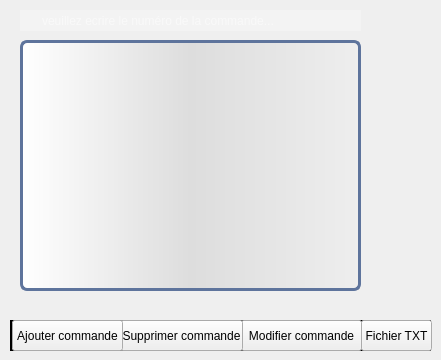
    <widget class="QWidget" name="page_9">
     <widget class="QTableView" name="tabcommande">
      <property name="geometry">
       <rect>
        <x>20</x>
        <y>40</y>
        <width>341</width>
        <height>251</height>
       </rect>
      </property>
      <property name="styleSheet">
       <string notr="true">QTableView {border: 3px solid #5E749C;text-align: top;padding: 4px;border-radius: 7px;border-bottom-left-radius: 7px;background: QLinearGradient( x1: 0, y1: 0, x2: 1, y2: 0,stop: 0 #fff, stop: 1 #eee,stop: 0.5 #ddd,stop: 1 #eee );width: 15px;}
QTableView::item:focus{selection-background-color: yellow;}
QScrollBar:vertical{ width: 35px; background: none; /* only these sort effect about width ...*/}
QScrollBar::handle:vertical{ border: 3px solid #5E749C;text-align: top;padding: 4px;border-radius: 5px; border-bottom-left-radius: 5px;background: QLinearGradient( x1: 0, y1: 0, x2: 1, y2: 0,stop: 0 #fff, stop: 1 #eee,stop: 0.5 #ddd,stop: 1 #eee ); width: 25px; min-height: 20px; max-height: 25px; /*these sort no effect*/ }
QScrollBar::add-page:vertical {border: 3px solid red;text-align: top;padding: 4px;border-radius: 5px; border-bottom-left-radius: 5px;background:  red; /* adding width: xx px; sorting no effect .. why? */}
QScrollBar::sub-page:vertical {border: 3px solid green;text-align: top;padding: 4px;border-radius: 5px; border-bottom-left-radius: 5px;background:  green; /* adding width: xx px; sorting no effect .. why? */ }</string>
      </property>
     </widget>
     <widget class="QLineEdit" name="rechercher_5">
      <property name="geometry">
       <rect>
        <x>20</x>
        <y>10</y>
        <width>341</width>
        <height>21</height>
       </rect>
      </property>
      <property name="styleSheet">
       <string notr="true">QLineEdit {
    background: #f3f3f3;
    background-image: url(:/img/search.png); /* actual size, e.g. 16x16 */
    background-repeat: no-repeat;
    background-position: left;
    color: white;
    font-family: SegoeUI;
    font-size: 12px;
  border-top: 3px transparent;
            border-bottom: 3px transparent;
            border-right: 10px transparent;
            border-left: 10px transparent;
    padding: 2 2 2 20; /* left padding (last number) must be more than the icon's width */
}</string>
      </property>
      <property name="cursorPosition">
       <number>0</number>
      </property>
      <property name="placeholderText">
       <string>veuillez ecrire le numéro de la commande...</string>
      </property>
     </widget>
     <widget class="QPushButton" name="modifier_5">
      <property name="geometry">
       <rect>
        <x>241</x>
        <y>320</y>
        <width>121</width>
        <height>31</height>
       </rect>
      </property>
      <property name="text">
       <string>Modifier commande</string>
      </property>
     </widget>
     <widget class="QPushButton" name="supprimer_5">
      <property name="geometry">
       <rect>
        <x>120</x>
        <y>320</y>
        <width>123</width>
        <height>31</height>
       </rect>
      </property>
      <property name="text">
       <string>Supprimer commande</string>
      </property>
     </widget>
     <widget class="QPushButton" name="ajouter_5">
      <property name="geometry">
       <rect>
        <x>12</x>
        <y>320</y>
        <width>111</width>
        <height>31</height>
       </rect>
      </property>
      <property name="text">
       <string>Ajouter commande</string>
      </property>
     </widget>
     <widget class="QPushButton" name="pushButton">
      <property name="geometry">
       <rect>
        <x>361</x>
        <y>320</y>
        <width>71</width>
        <height>31</height>
       </rect>
      </property>
      <property name="text">
       <string>Fichier TXT</string>
      </property>
     </widget>
     <widget class="QLabel" name="label_17">
      <property name="geometry">
       <rect>
        <x>10</x>
        <y>320</y>
        <width>421</width>
        <height>31</height>
       </rect>
      </property>
      <property name="autoFillBackground">
       <bool>false</bool>
      </property>
      <property name="frameShape">
       <enum>QFrame::WinPanel</enum>
      </property>
      <property name="text">
       <string>TextLabel</string>
      </property>
     </widget>
     <zorder>label_17</zorder>
     <zorder>tabcommande</zorder>
     <zorder>rechercher_5</zorder>
     <zorder>modifier_5</zorder>
     <zorder>supprimer_5</zorder>
     <zorder>ajouter_5</zorder>
     <zorder>pushButton</zorder>
    </widget>
